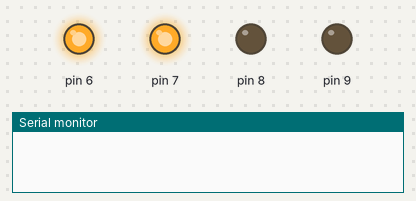
Bench run of a program on a simulated Arduino Uno, built with avr-gcc and run on an emulated ATmega328P. On the bench: output pins drawn as LEDs (lit = HIGH), the last lines printed to the serial monitor.

Above: at 0.26 s.
At 5.24 s:
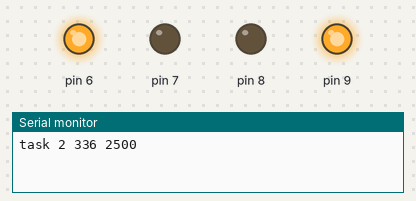
At 7.9 s:
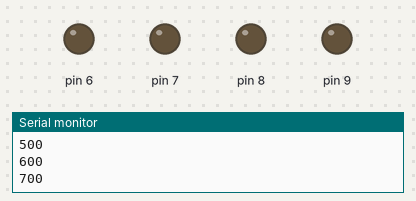
At 15.21 s:
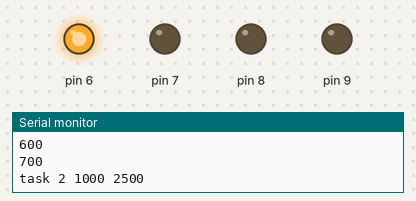
At 23.22 s:
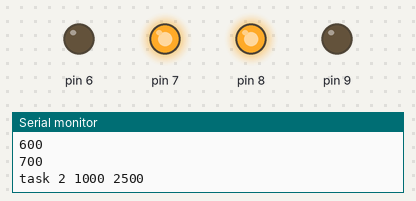
At 36.03 s:
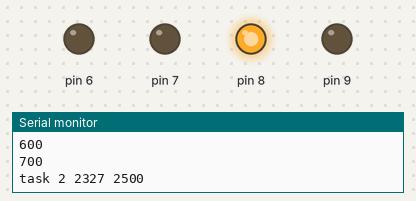
Timing chart, 0 to 40.0 s (numbered marks = the images above):
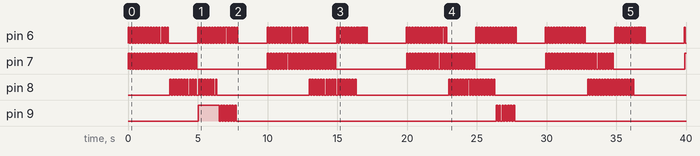

Measured:
- by itself, pin 6: moves between LOW and HIGH, repeating every 19.9 s
- by itself, pin 7: repeats every 10.1 s: HIGH 0.10 s, LOW 5.1 s, 24 × (HIGH 0.11 s, LOW 0.10 s)
- by itself, pin 8: moves between LOW and HIGH, repeating every 10.0 s
- by itself, pin 9: goes HIGH 1.5 s, 6 × (LOW 0.10 s, HIGH 0.11 s), LOW 18.7 s, 6 × (HIGH 0.11 s, LOW 0.10 s), HIGH 0.10 s, then LOW

The program:

main.cpp
```cpp
#include <Arduino.h>
#include <avr/io.h>
#include <Arduino_FreeRTOS.h>
#include <task.h>
#include <queue.h>

#define STACK_SIZE 200

TaskHandle_t TaskHandle_1;
TaskHandle_t TaskHandle_2;
TaskHandle_t TaskHandle_3;
TaskHandle_t TaskHandle_4;


void myDelay(int ms) {
    for (int i = 0; i < ms; i++) {
        delayMicroseconds(1000);
    }
}

void task1(void *p) {
    // For loop very impt for keeping the tasks alive
    for (;;) {
        TickType_t xLastWakeTime;
        xLastWakeTime = xTaskGetTickCount();
        const TickType_t xPeriod = pdMS_TO_TICKS(5000);
        int count = 0;
        while (count < 1500) {
            digitalWrite(6, HIGH);
            myDelay(50);
            digitalWrite(6, LOW);
            myDelay(50);
            count +=100;
        }
        vTaskDelayUntil(&xLastWakeTime, xPeriod);
    }
}

void task2(void *p) {
    for (;;) {
        TickType_t xLastWakeTime;
        xLastWakeTime = xTaskGetTickCount();
        const TickType_t xPeriod = pdMS_TO_TICKS(10000);
        int count = 0;
        while (count < 2500) {
            digitalWrite(7, HIGH);
            myDelay(50);
            digitalWrite(7, LOW);
            myDelay(50);
            count +=100;
        }
        Serial.print("task 2 ");
        Serial.print(xTaskGetTickCount());
        Serial.print(" ");
        Serial.println(count);
        vTaskDelayUntil(&xLastWakeTime, xPeriod);
    }
}

void task3(void *p) {
    for (;;) {
        TickType_t xLastWakeTime;
        xLastWakeTime = xTaskGetTickCount();
        const TickType_t xPeriod = pdMS_TO_TICKS(10000);

        int count = 0;
        while (count < 1700) {
            digitalWrite(8, HIGH);
            myDelay(50);
            digitalWrite(8, LOW);
            myDelay(50);
            count +=100;
        }
        vTaskDelayUntil(&xLastWakeTime, xPeriod);

    }
}

void task4(void *p) {
    for (;;) {
        TickType_t xLastWakeTime;
        xLastWakeTime = xTaskGetTickCount();
        const TickType_t xPeriod = pdMS_TO_TICKS(20000);
        int count = 0;
        while (count < 700) {
            digitalWrite(9, HIGH);
            myDelay(50);
            digitalWrite(9, LOW);
            myDelay(50);
            count +=100;
            Serial.println(count);
        }
        vTaskDelayUntil(&xLastWakeTime, xPeriod);
    }
}


void setup() {
    pinMode(6, OUTPUT);
    pinMode(7, OUTPUT);
    pinMode(8, OUTPUT);
    pinMode(9, OUTPUT);
    Serial.begin(9600);

    // Higher number higher priority
    xTaskCreate( task1, "Task1", STACK_SIZE, NULL, 4, &TaskHandle_1);
    xTaskCreate( task2, "Task2", STACK_SIZE, NULL, 3, &TaskHandle_2);
    xTaskCreate( task3, "Task3", STACK_SIZE, NULL, 2, &TaskHandle_3); // Just change this, both LEDs will blink
    xTaskCreate( task4, "Task4", STACK_SIZE, NULL, 1, &TaskHandle_4);

    vTaskStartScheduler();

}

void loop() {

}
```
